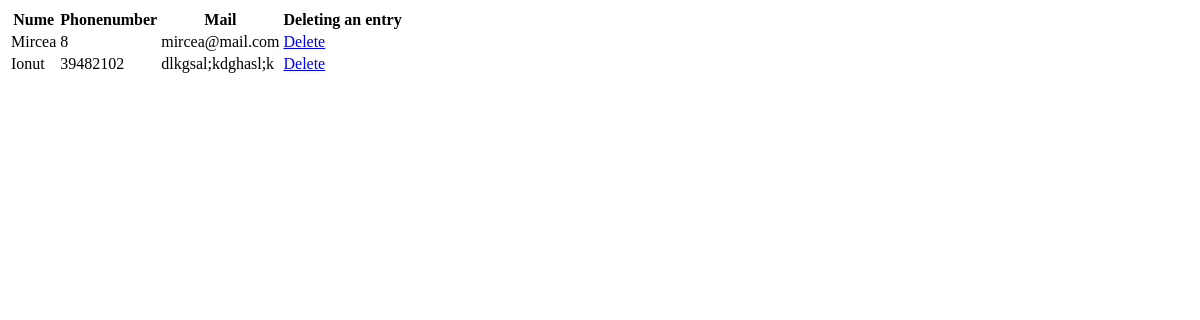
The app's page /main/persons/, older data.
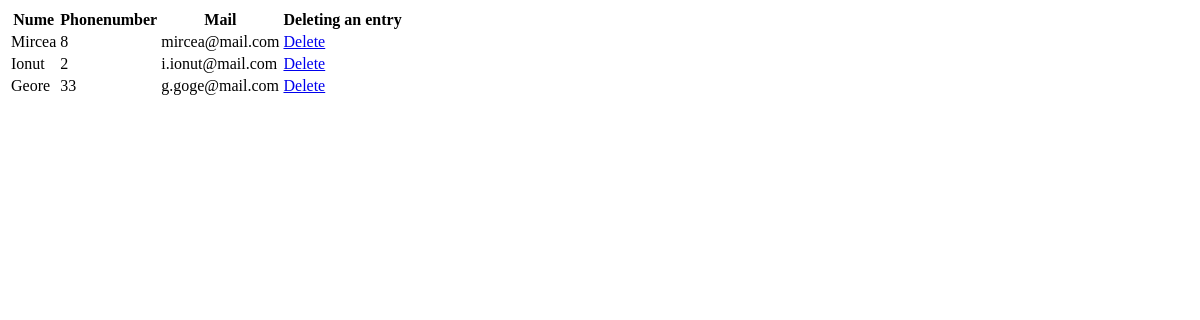
The same page, newer data.
### main/models.py (models this page shows, shortened)
class Person(models.Model):
    id = models.AutoField(primary_key=True)
    nume = models.CharField(max_length=50)
    phonenumber = models.IntegerField()
    mail = models.CharField(max_length=50)
    class Meta:
        db_table = "personmodel"

### main/views.py (the view)
# urls.py: path('persons/', views.persons, name="person"),
def persons(request):
    persons = Person.objects.all()
    return render(request, "main/table.html", {"persons": persons})

### main/templates/main/table.html (shortened to what this page needs)
<!DOCTYPE html>
<html lang="en">
<head>
</head>
<body>
<table>
    <th>Nume</th> <th>Phonenumber</th> <th>Mail</th> <th> Deleting an entry </th>
{% for person in persons %}
    <tr>
        <td> {{person.nume}} </td> <td> {{person.phonenumber}} </td> <td> {{person.mail}} </td>
        <td> <a href="deleteperson/{{person.id}}"> Delete </a></td>
    </tr>
{% endfor %}
</table>
</body>
</html>

Row changes from the older to the newer data that the page shows:
changed Person "Ionut": phonenumber "39482102" → "2"; mail "dlkgsal;kdghasl;k" → "i.ionut@mail.com"
added Person: nume "Geore", phonenumber "33", mail "g.goge@mail.com"
